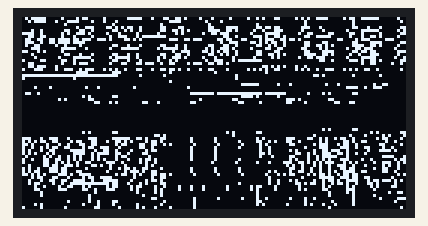
The sketch below on a simulated Arduino Uno, built with avr-gcc and run on an emulated ATmega328P. On the bench: 128×64 one-colour display. The display library's start-up logo is not drawn.

Above: at 0.6 s.
At 2.6 s:
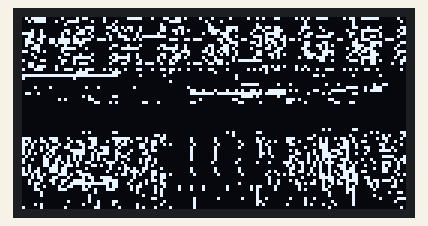

Measured:
- what the display in image 0 shows lasts 2.1 s, from 0.5 s to 2.6 s

The sketch:

oled1106x.ino
```cpp
#include <SPI.h>
#include <Wire.h>
#include <Adafruit_GFX.h>
#include <Adafruit_SH110X.h>

#define i2c_Address 0x3C
#define SCREEN_WIDTH 128
#define SCREEN_HEIGHT 64
#define OLED_RESET -1
Adafruit_SH1106G display = Adafruit_SH1106G(SCREEN_WIDTH, SCREEN_HEIGHT, &Wire, OLED_RESET);

#define BITMAP_WIDTH 128
#define BITMAP_HEIGHT 64

const unsigned char bitmap1[] PROGMEM = {

  //bitmaps aqui
};


const unsigned char bitmap2[] PROGMEM = {

  //bitmaps aqui
};

const unsigned char bitmap3[] PROGMEM = {

  //bitmaps aqui
};

const unsigned char bitmap4[] PROGMEM = {

  //bitmaps aqui
};

const unsigned char bitmap5[] PROGMEM = {

  //bitmaps aqui
};


const unsigned char bitmap6[] PROGMEM = {

  //bitmaps aqui
};


const unsigned char bitmap7[] PROGMEM = {

  //bitmaps aqui
};
const unsigned char bitmap8[] PROGMEM = {

  //bitmaps aqui

  };
    const unsigned char bitmap9[] PROGMEM = {
//bitmaps aqui
};


  const unsigned char bitmap10[] PROGMEM = {
//bitmaps aqui
};
// Luego arma la matriz
const unsigned char* bitmaps[5][2] = {
  {bitmap1, bitmap2},
  {bitmap3, bitmap4},
  {bitmap5, bitmap6},
  {bitmap7, bitmap8},
  {bitmap9, bitmap10}
};

void setup() {

  Serial.begin(9600);
  delay(250);
  display.begin(i2c_Address, true);
  display.display();
  delay(200);
  display.clearDisplay();
}

void loop() {
  for (int i = 0; i < 5; i++) {
    for (int j = 0; j < 2; j++) {
      display.clearDisplay();
      // Dibuja desde la memoria PROGMEM
      display.drawBitmap(0, 0, bitmaps[i][j], BITMAP_WIDTH, BITMAP_HEIGHT, 1);
      display.display();
      delay(2000);
    }
  }
}
```
